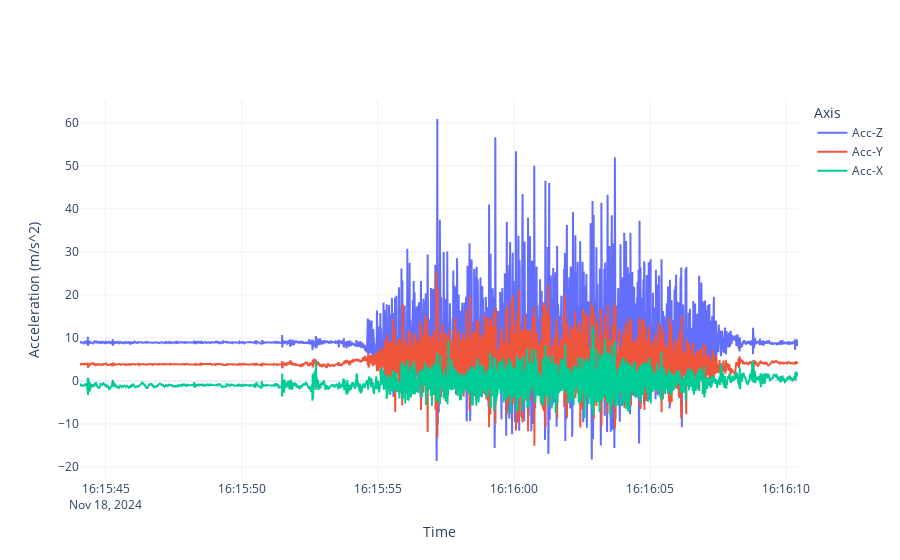

Source (notebook cell):
### Code cell
plot_accelerometer_data(df_one,None)

### Figure 1 — Plotly figure (JSON) as saved in the notebook; plotly's stock layout.template omitted (floating-point values rounded to 4 significant figures; data arrays with more than 128 entries replaced by an {"elided": "..."} marker saying what was removed)
{"data": [{"mode": "lines", "name": "Acc-Z", "type": "scatter", "x": {"elided": "6596 str values"}, "y": {"elided": "6596 float values"}}, {"mode": "lines", "name": "Acc-Y", "type": "scatter", "x": {"elided": "6596 str values"}, "y": {"elided": "6596 float values"}}, {"mode": "lines", "name": "Acc-X", "type": "scatter", "x": {"elided": "6596 str values"}, "y": {"elided": "6596 float values"}}], "layout": {"autosize": true, "legend": {"title": {"text": "Axis"}}, "title": {}, "xaxis": {"title": {"text": "Time"}}, "yaxis": {"title": {"text": "Acceleration (m/s^2)"}}}}
